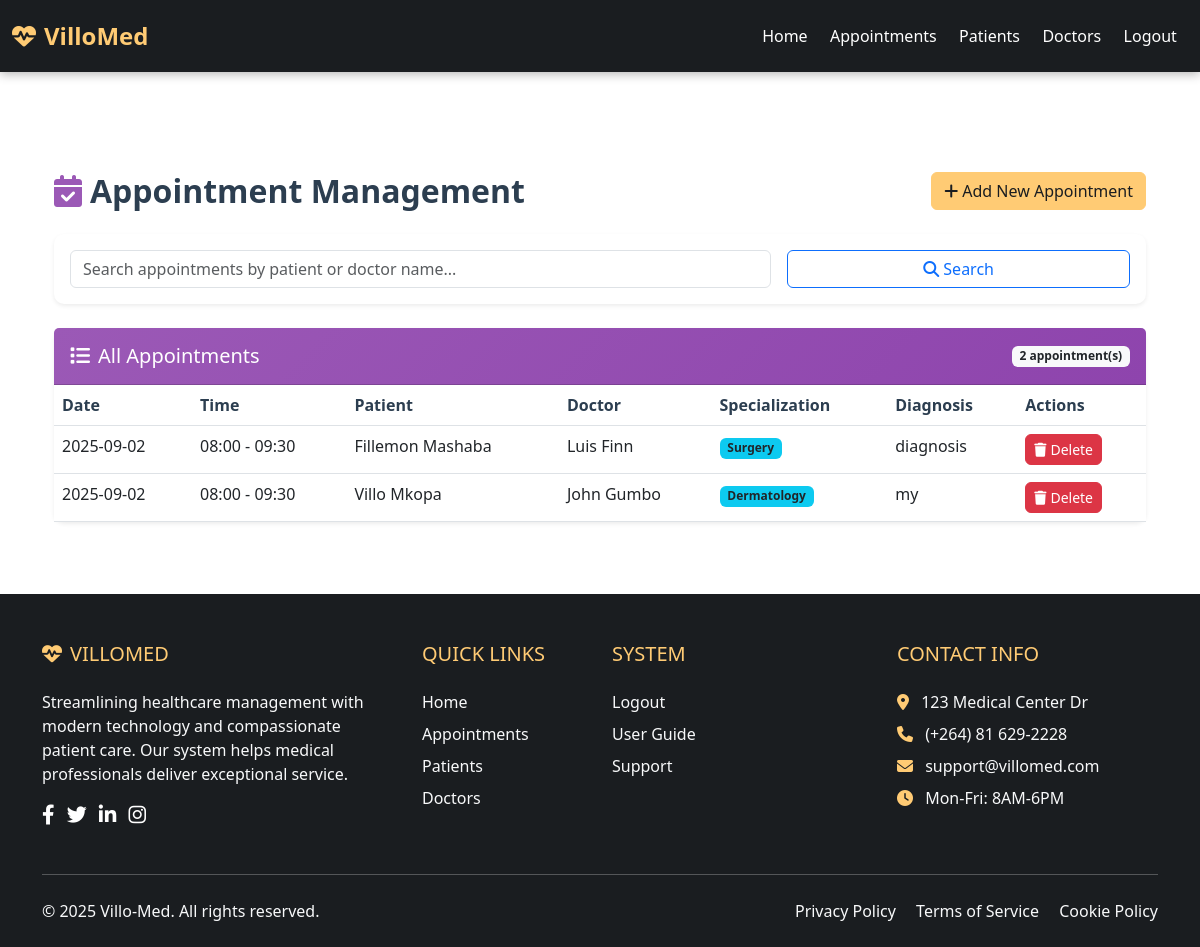
The page /appointments (signed in) on the database its author committed.
### models.py (models this page shows, shortened)
class Appointment(db.Model):
    __tablename__ = 'appointment'
    id = db.Column(db.Integer, primary_key=True)
    date = db.Column(db.Date, nullable=False)
    start_time = db.Column(db.Time, nullable=False)  # Changed from time to start_time
    end_time = db.Column(db.Time, nullable=False)    # Added end_time
    diagnosis = db.Column(db.Text, nullable=True)
    date_created = db.Column(db.DateTime, default=datetime.utcnow)
    patient_id = db.Column(db.Integer, db.ForeignKey('patient.id'), nullable=False)
    doctor_id = db.Column(db.Integer, db.ForeignKey('doctor.id'), nullable=False)
    patient = db.relationship('Patient', back_populates='appointments')
    doctor = db.relationship('Doctor', back_populates='appointments')

class Patient(db.Model):
    __tablename__ = 'patient'
    id = db.Column(db.Integer, primary_key=True)
    first_name = db.Column(db.String(50), nullable=False)
    surname = db.Column(db.String(50), nullable=False)
    date_of_birth = db.Column(db.Date, nullable=False)  # Store date of birth
    gender = db.Column(db.String(10))
    phone = db.Column(db.String(15))
    date_created = db.Column(db.DateTime, default=datetime.utcnow)  # New field for creation date
    appointments = db.relationship('Appointment', back_populates='patient')

class Doctor(db.Model):
    __tablename__ = 'doctor'
    id = db.Column(db.Integer, primary_key=True)
    first_name = db.Column(db.String(50), nullable=False)
    surname = db.Column(db.String(50), nullable=False)
    specialization = db.Column(db.String(50))
    date_created = db.Column(db.DateTime, default=datetime.utcnow)
    appointments = db.relationship('Appointment', back_populates='doctor')
    @property
    def name(self):
        return f"{self.first_name} {self.surname}"

### app.py (the view, shortened to what this page needs)
@app.route('/appointments', methods=['GET', 'POST'])
@login_required
def appointments():
    search_query = request.args.get('search', '')
    page = request.args.get('page', 1, type=int)
    per_page = 10
    if search_query:
        query = Appointment.query.join(Patient).join(Doctor).filter(
            (Patient.first_name.ilike(f'%{search_query}%')) |
            (Patient.surname.ilike(f'%{search_query}%')) |
            (Doctor.first_name.ilike(f'%{search_query}%')) |
            (Doctor.surname.ilike(f'%{search_query}%'))
        )
    else:
        query = Appointment.query
    appointments_pagination = query.order_by(Appointment.date.desc(), Appointment.start_time.desc()).paginate(
        page=page, per_page=per_page, error_out=False
    )
    total_pages = ceil(query.count() / per_page)
    patients = Patient.query.all()
    doctors = Doctor.query.all()
    today = date.today()
    seven_days_later = today + timedelta(days=7)
    booked_appointments = Appointment.query.filter(
        Appointment.date >= today,
        Appointment.date <= seven_days_later
    ).all()
    booked_slots = {}
    for appt in booked_appointments:
        key = f"{appt.doctor_id}_{appt.date}"
        if key not in booked_slots:
            booked_slots[key] = []
        booked_slots[key].append({
            'start': appt.start_time.strftime('%H:%M'),
            'end': appt.end_time.strftime('%H:%M')
        })
    return render_template('appointments.html',
                         appointments=appointments_pagination.items,
                         patients=patients,
                         doctors=doctors,
                         search_query=search_query,
                         page=page,
                         total_pages=total_pages,
                         booked_slots=booked_slots)

### app.py (called while the page is built)
@login_manager.user_loader
def load_user(user_id):
    return User.query.get(int(user_id))

### templates/appointments.html (shortened to what this page needs)
{% extends "base.html" %}
{% block content %}
<div class="container my-4">
    <div class="d-flex justify-content-between align-items-center mb-4">
        <h2 class="mb-0" style="color: #2c3e50; font-weight: 600;">
            <i class="fas fa-calendar-check me-2" style="color: #9b59b6;"></i>Appointment Management
        </h2>
        <button class="btn btn-primary" id="toggleAppointmentForm">
            <i class="fas fa-plus me-1"></i>Add New Appointment
        </button>
    </div>
    <div class="card mb-4 shadow-sm">
        <div class="card-body">
            <form method="GET" action="{{ url_for('appointments') }}" class="row g-3">
                <div class="col-md-8">
                    <input type="text" class="form-control" name="search" placeholder="Search appointments by patient or doctor name..." value="{{ search_query }}">
                </div>
                <div class="col-md-4">
                    <button type="submit" class="btn btn-outline-primary w-100">
                        <i class="fas fa-search me-1"></i>Search
                    </button>
                </div>
            </form>
        </div>
    </div>
    <div class="card shadow-sm">
        <div class="card-header py-3 d-flex justify-content-between align-items-center" style="background: linear-gradient(135deg, #9b59b6, #8e44ad); color: white;">
            <h5 class="mb-0"><i class="fas fa-list me-2"></i>All Appointments</h5>
            <span class="badge bg-light text-dark">{{ appointments|length }} appointment(s)</span>
        </div>
        <div class="card-body p-0">
            <div class="table-responsive">
                <table class="table table-hover mb-0">
                    <thead style="background-color: #ecf0f1;">
                        <tr>
                            <th>Date</th>
                            <th>Time</th>
                            <th>Patient</th>
                            <th>Doctor</th>
                            <th>Specialization</th>
                            <th>Diagnosis</th>
                            <th>Actions</th>
                        </tr>
                    </thead>
                    <tbody>
                        {% for a in appointments %}
                        <tr>
                            <td>{{ a.date.strftime('%Y-%m-%d') }}</td>
                            <td>{{ a.start_time.strftime('%H:%M') }} - {{ a.end_time.strftime('%H:%M') }}</td>
                            <td>{{ a.patient.first_name }} {{ a.patient.surname }}</td>
                            <td>{{ a.doctor.name }}</td>
                            <td><span class="badge bg-info text-dark">{{ a.doctor.specialization }}</span></td>
                            <td>
                                {% if a.diagnosis %}
                                    {{ a.diagnosis|truncate(30) }}
                                {% else %}
                                    <span class="text-muted">Not diagnosed</span>
                                {% endif %}
                            </td>
                            <td>
                                <a href="{{ url_for('delete_appointment', appointment_id=a.id) }}" class="btn btn-sm btn-danger" onclick="return confirm('Are you sure you want to delete this appointment?')">
                                    <i class="fas fa-trash me-1"></i>Delete
                                </a>
                            </td>
                        </tr>
                        {% else %}
                        <tr>
                            <td colspan="7" class="text-center py-4">No appointments found.</td>
                        </tr>
                        {% endfor %}
                    </tbody>
                </table>
            </div>
        </div>
    </div>
</div>
{% endblock %}

### static/style.css (style rules this page uses)
body { padding-top: 76px; display: flex; flex-direction: column; min-height: 100vh; font-family: 'Segoe UI', Tahoma, Geneva, Verdana, sans-serif; }
html { scroll-behavior: smooth; }
.btn-primary { background-color: #FFCB74; border-color: #FFCB74; color: #1a1d20; font-weight: 600; }

### templates/appointments.html (style rules this page uses)
.table th { border-top: none; font-weight: 600; color: #2c3e50; }
.card { border-radius: 10px; border: none; }
.btn { border-radius: 6px; font-weight: 500; transition: all 0.2s ease-in-out; }

### rows shown on the page
Appointment: date "2025-09-02", start_time "08:00", end_time "09:30", patient.first_name "Fillemon", patient.surname "Mashaba", doctor.name "Luis Finn", doctor.specialization "Surgery", diagnosis "diagnosis"
Appointment: date "2025-09-02", start_time "08:00", end_time "09:30", patient.first_name "Villo", patient.surname "Mkopa", doctor.name "John Gumbo", doctor.specialization "Dermatology", diagnosis "my"

### other values the page prints
{{ appointments|length }} "2"
